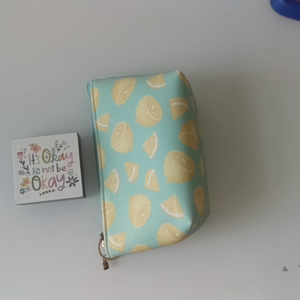
#> input picture Assignment_3/video_frames/frames/rgb_image_27.png, 300 x 300 px
$ jupyter execute Harsh_Assignment_3-q2.ipynb
#> lines starting #> are read from the running program, lines starting #| are printed output that depends on the picture; pictures that were not available may be replaced by others from this repository, and a replacement may not be noted
[cell 1]
import cv2
import numpy as np
import matplotlib.pyplot as plt

[cell 2]
frame1 = cv2.imread('video_frames/frames/rgb_image_27.png', cv2.IMREAD_GRAYSCALE)
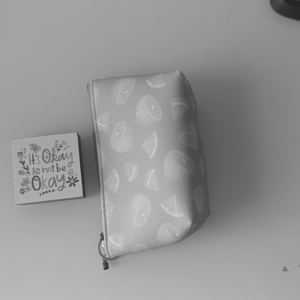
#> frame1: shape (300, 300); min 33, max 233, mean 149.5
frame2 = cv2.imread('video_frames/frames/rgb_image_28.png', cv2.IMREAD_GRAYSCALE)
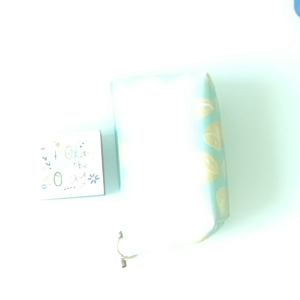
#> input picture Assignment_3/video_frames/frames/rgb_image_1.png, 300 x 300 px, given in place of rgb_image_28.png, which was not available
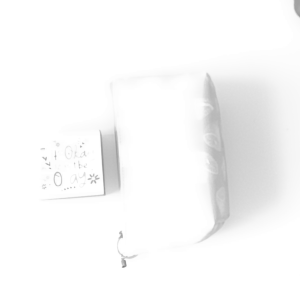
#> frame2: shape (300, 300); min 127, max 255, mean 248.3
frame_stack = np.stack([frame1, frame2], axis=2).astype(np.float32)

[cell 3]
# Calculating gradients
Iy = np.mean(np.diff(frame_stack, axis=0), axis=2)
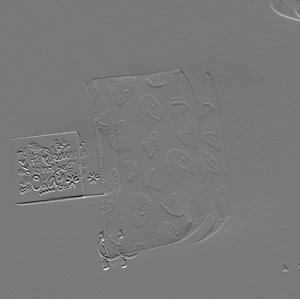
#> Iy: shape (299, 300) float32; min -43, max 47.5, mean 0.1; drawn with min black and max white
Ix = np.mean(np.diff(frame_stack, axis=1), axis=2)
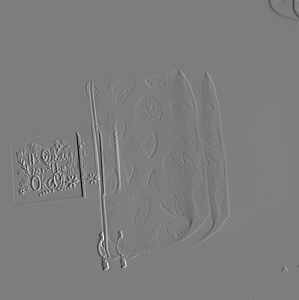
#> Ix: shape (300, 299) float32; min -51, max 52.5, mean -0.1; drawn with min black and max white

It = np.diff(frame_stack, axis=2).squeeze()
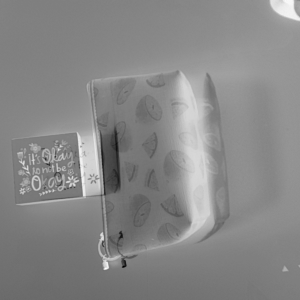
#> It: shape (300, 300) float32; min -40, max 221, mean 98.8; drawn with min black and max white

# Removing the boundary effects of differentiation
Iy = Iy[:, :-1]
#> Iy: shape (299, 299) float32
Ix = Ix[:-1, :]
#> Ix: shape (299, 299) float32
It = It[:-1, :-1]
#> It: shape (299, 299) float32

# Computing magnitude and direction of gradient
gradient_magnitude = np.sqrt(Ix**2 + Iy**2)
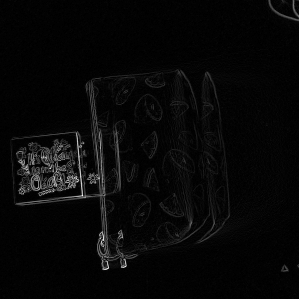
#> gradient_magnitude: shape (299, 299) float32; min 0, max 60.7, mean 1.9; drawn with min black and max white
gradient_direction = np.arctan2(Iy, Ix)
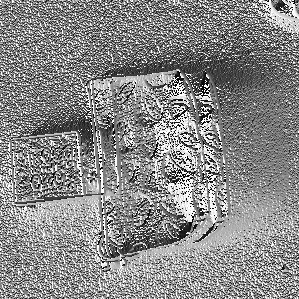
#> gradient_direction: shape (299, 299) float32; min -3.13, max 3.14, mean 0.233; drawn with min black and max white

# Calculating the optical flow vectors u and v
u = -gradient_magnitude * np.cos(gradient_direction)
v = -gradient_magnitude * np.sin(gradient_direction)
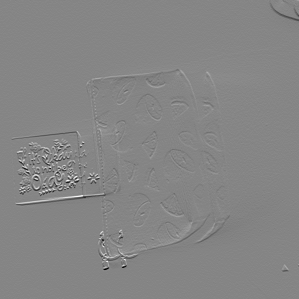
#> v: shape (299, 299) float32; min -47.5, max 43, mean -0.1; drawn with min black and max white

k, l = 100, 120
roi_size = 20

fig, axs = plt.subplots(1, 3, figsize=(15, 5))
axs[0].set_title('Optical Flow')
axs[0].quiver(u[k:k+roi_size, l:l+roi_size], v[k:k+roi_size, l:l+roi_size], scale=25)
axs[0].set_aspect('equal', adjustable='box')
axs[1].set_title('Frame at 27')
axs[1].imshow(frame2[k:k+roi_size, l:l+roi_size], cmap='gray')
axs[2].set_title('Frame at 28')
axs[2].imshow(frame1[k:k+roi_size, l:l+roi_size], cmap='gray')

plt.show()
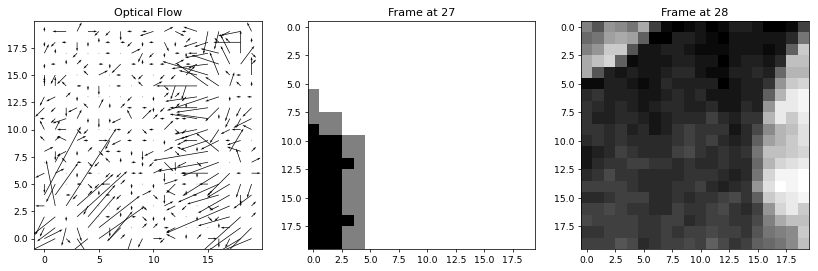
#> figure drawn by matplotlib, 3 panels
